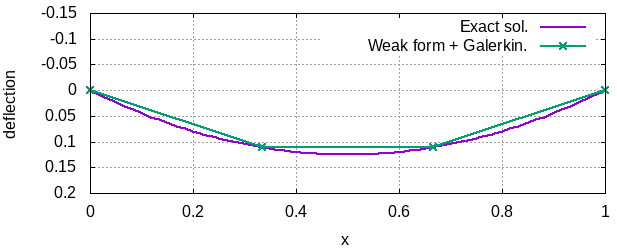

Write the gnuplot code that produced this figure.
set term png
set output "ex_galerkin.png"
set size ratio -1
set xrange[0:1]
set yrange[0.2:-0.15]
set grid
set key top
set xlabel "x"
set ylabel "deflection"
p -(x**2-x)/2 lw 2 t "Exact sol.",\
"ex_galerkin.dat" lw 2 w lp t "Weak form + Galerkin."